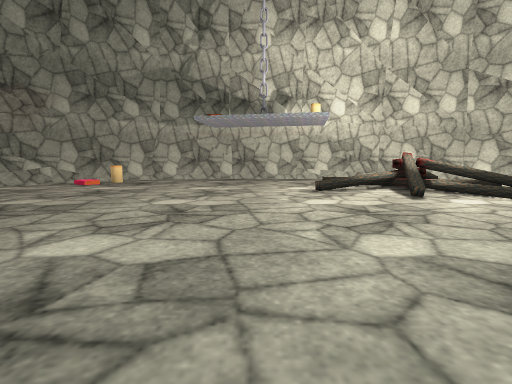
view 1 (above)

13 first-person views from a walk through a scene from a Unity 3-D project. The camera is 0.23 m above the floor, tilts 6° down and sees 85° across. The floor is counted in squares, 0.5 m on a side. Each view is taken from the middle of a square. On the plan, view 1 faces up. The plan holds only what a view shows up to about 9 squares ahead; the rest is blank. The player character is not drawn. Some surface patterns are stand-ins.

view 2
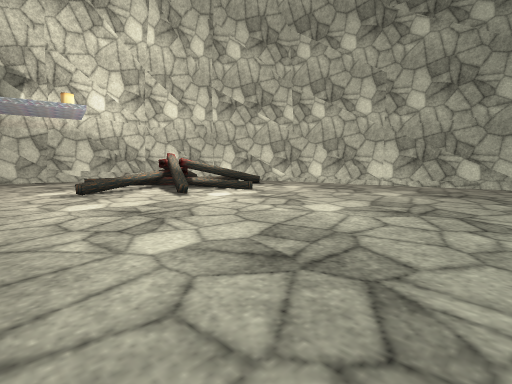

view 3
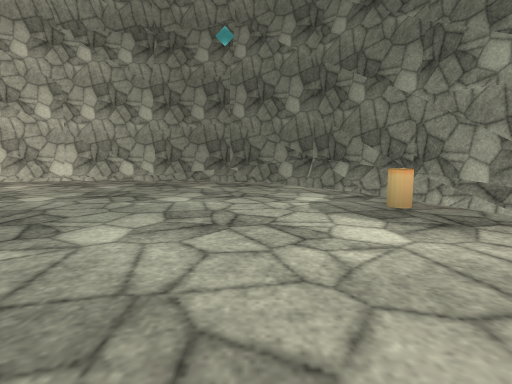

view 4
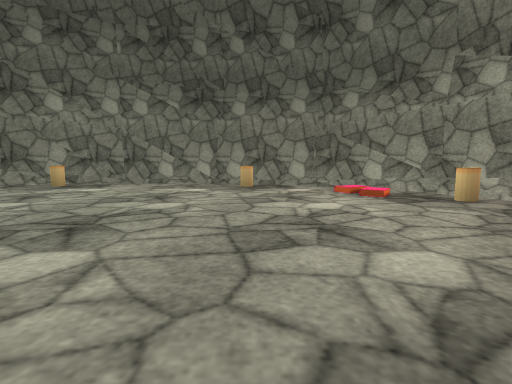

view 5
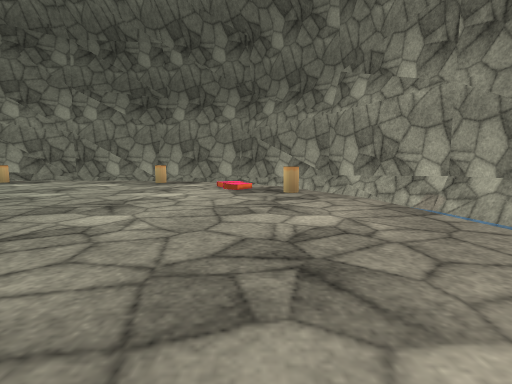

view 6
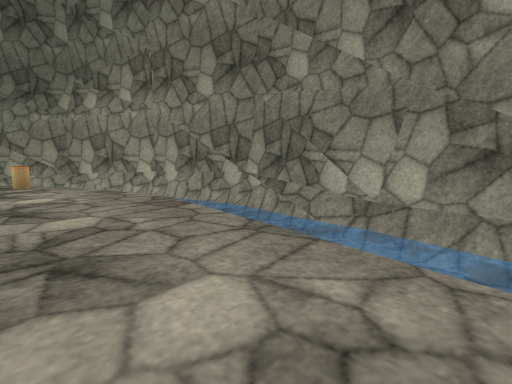

view 7
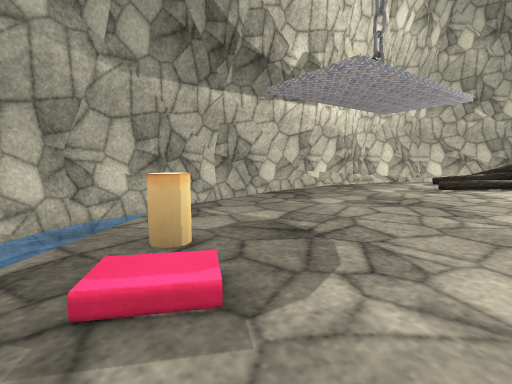

view 8
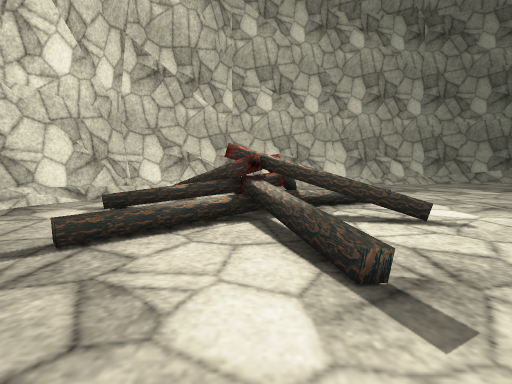

view 9
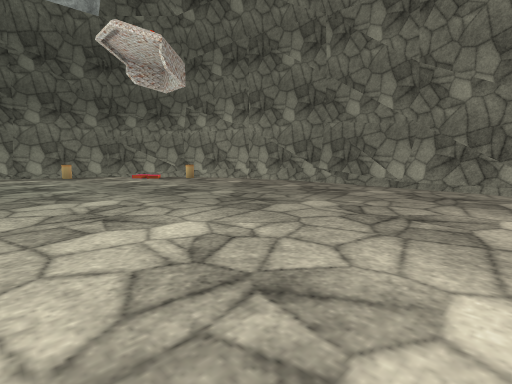

view 10
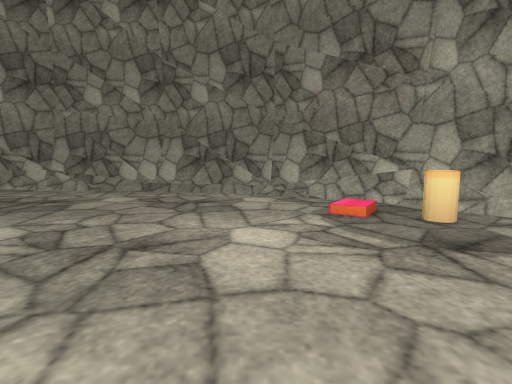

view 11
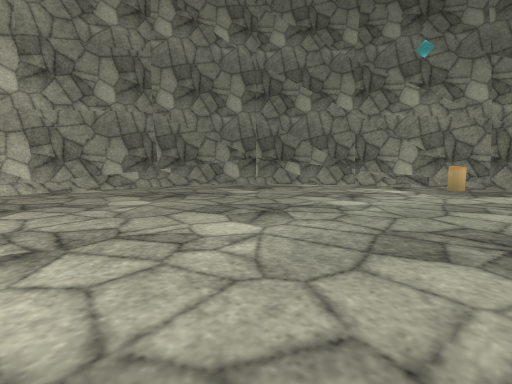

view 12
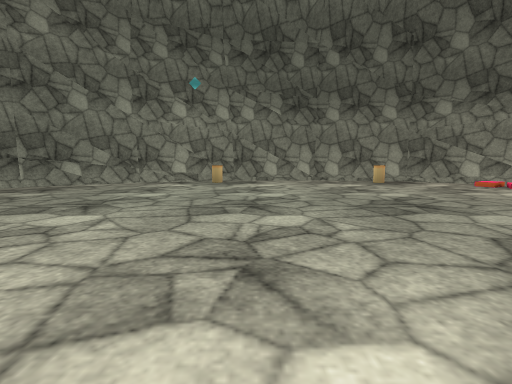

view 13
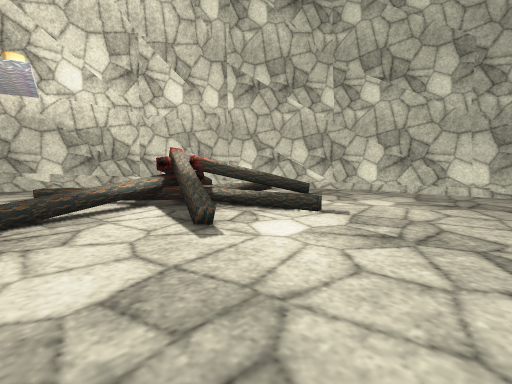

### Floor plan
Key: @ floor where view 1 was taken; # wall or solid block; . main floor; - floor 0.1 m lower than the main floor; / step, stairs or slope; ~ water the walk can cross; ≈ water the walk keeps out of; v drop or lower ground; C candle; A campfire.
Columns run from 8 left of view 1 to 8 right of it. Each row starts with its distance up from view 1.
  9     ≈≈≈ ≈≈##≈
  8   ≈#≈≈≈// /~≈#≈
  7   #≈/v...... ~#≈
  6  ≈#~/C....AAA ##
  5  #~/.....AAAA. #≈
  4 ≈#~.......AAA. #≈
  3  #~...........-##
  2 ##-.........../≈#
  1 ≈#≈.........../ #
  0 ≈#≈.....@...... #
 -1 ≈#≈.........../ #
 -2  # C........../≈#
 -3  ≈≈//......... #≈
 -4  ≈#  .C...C./-≈#
 -5   ##~-//..// ##≈
 -6    ###~   ~###≈
 -7      ####### ≈

Where each view was taken, in squares from view 1:
view 1: 0 up, 0 right, facing up
view 2: 0 up, 0 right, facing up-right
view 3: 3 down, 1 left, facing right
view 4: 1 up, 2 left, facing down
view 5: 2 up, 4 left, facing down
view 6: 4 up, 4 left, facing down-left
view 7: 5 up, 4 left, facing up-right
view 8: 5 up, 0 right, facing right
view 9: 5 up, 0 right, facing down-left
view 10: 5 up, 1 left, facing left
view 11: 1 up, 1 right, facing down-right
view 12: 2 up, 1 right, facing down
view 13: 2 up, 1 right, facing up-right
